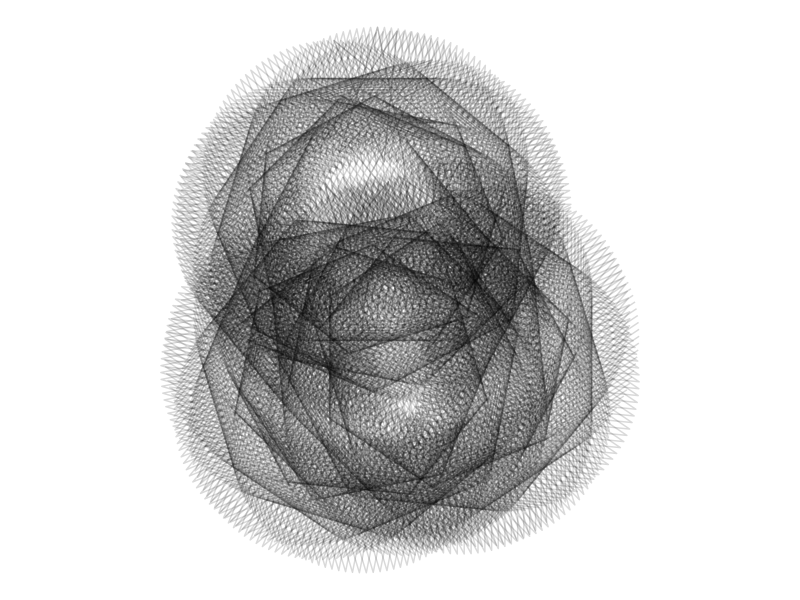
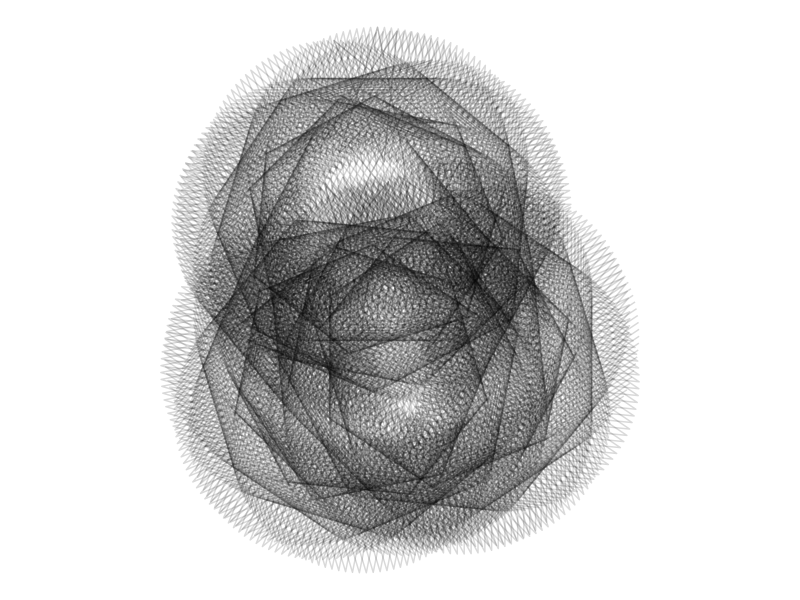

Reproduce these figures in R, in order.
# Load the tidyverse
library(tidyverse)

# This function creates an individual pattern
pattern <- function(a, b, c = pi / 2, d = pi / 5, e = 4) {
  data_frame(
    x = accumulate(1:40, ~ .x - sin((.y %% e) * c - ceiling((.y - 1)/e) * d), .init = a),
    y = accumulate(1:40, ~ .x + cos((.y %% e) * c - ceiling((.y - 1)/e) * d), .init = b))
}

# I arrange patterns on a circle
t <- seq(0, 2 * pi, length.out = 120)
centers <- data_frame(x = sin(t), y = cos(t))

# To initialize parameters of function pattern
c  <- sample(seq(from = 0, to = 2 * pi, by = pi / 32), 1)
d  <- sample(seq(from = 0, to = 2 * pi, by = pi / 32), 1)
e  <- sample(1:20, 1)
  
# This creates the plot
apply(centers, 1, function(r) pattern(a = r[1], 
                                      b = r[2],
                                      c = c,
                                      d = d,
                                      e = e)) %>% 
  bind_rows(.id = "df") %>% 
  ggplot() +
  geom_path(aes(x, y, group = df), alpha = 0.15) + 
  coord_fixed()+
  theme_void()

# Do you like the drawing? Save it!
ggsave("choose_a_name.png", height=5, width=5, units='in', dpi=800)
  
